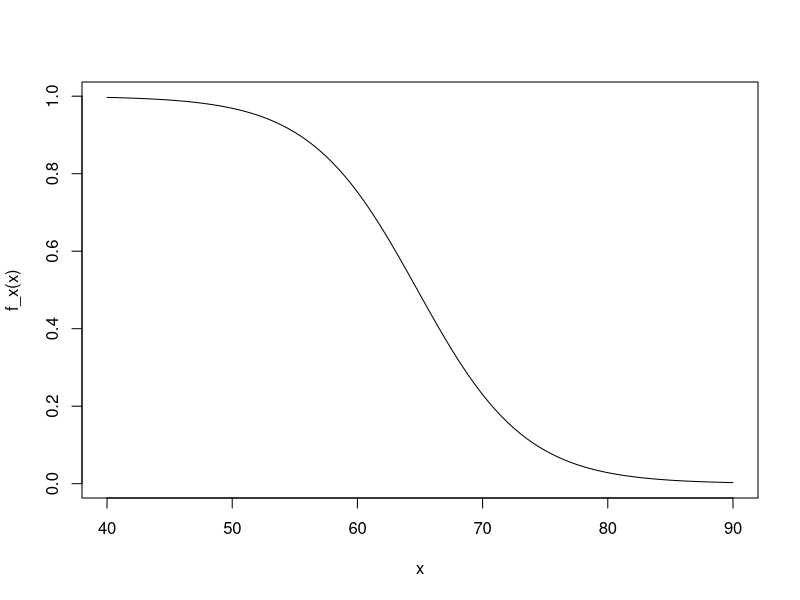
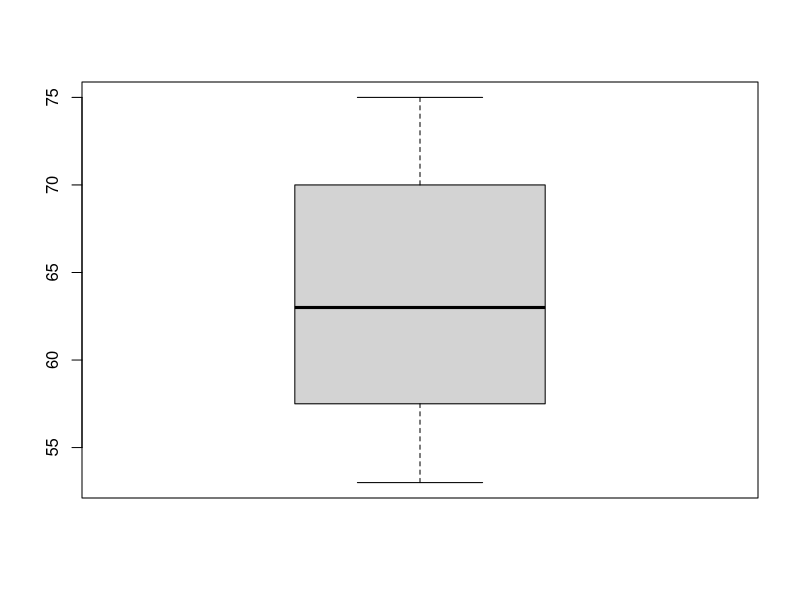
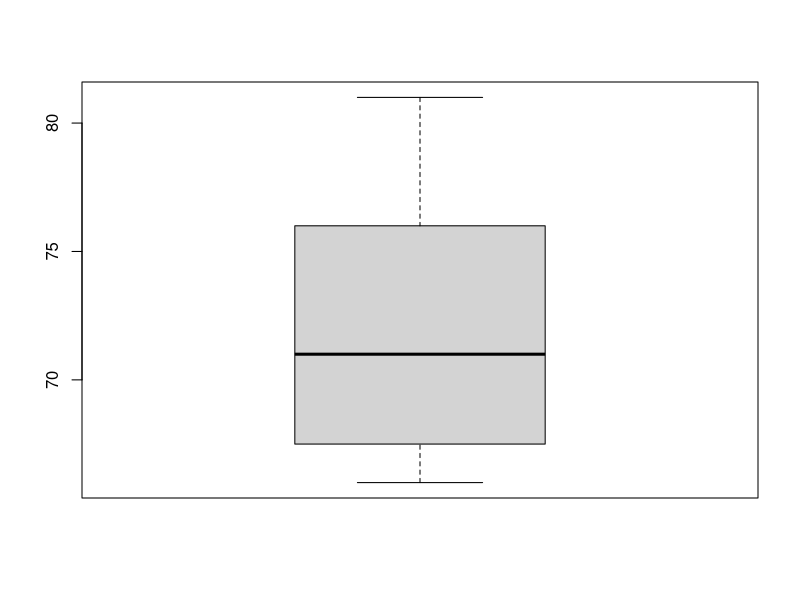

Recreate these plots in R, in order.
## ---- chunk 1
i = c(1:23)
T = c(66, 67, 68, 70, 72, 75, 76, 79, 53, 58, 70, 75, 67, 67, 69, 70, 73, 76, 78, 81, 57, 63, 70)
A = c(0, 0, 0, 0, 0, 0, 0, 0, 1, 1, 1, 1, 0, 0, 0, 0, 0, 0, 0, 0, 1, 1, 1)
dt = do.call(rbind, Map(data.frame, i = i, T = T, A = A))
dt
## ---- chunk 2
lr_x = glm(A~T, family = binomial)
## ---- chunk 3
b = lr_x$coefficients[1]
a = lr_x$coefficients[2]
f_x = function(x) {
  1/ (1 + exp(-(a*x + b)))
}
curve(f_x, from = 40, to = 90)
## ---- chunk 4
boxplot(dt[A == 1,]$T)
## ---- chunk 5
boxplot(dt[A == 0,]$T)
